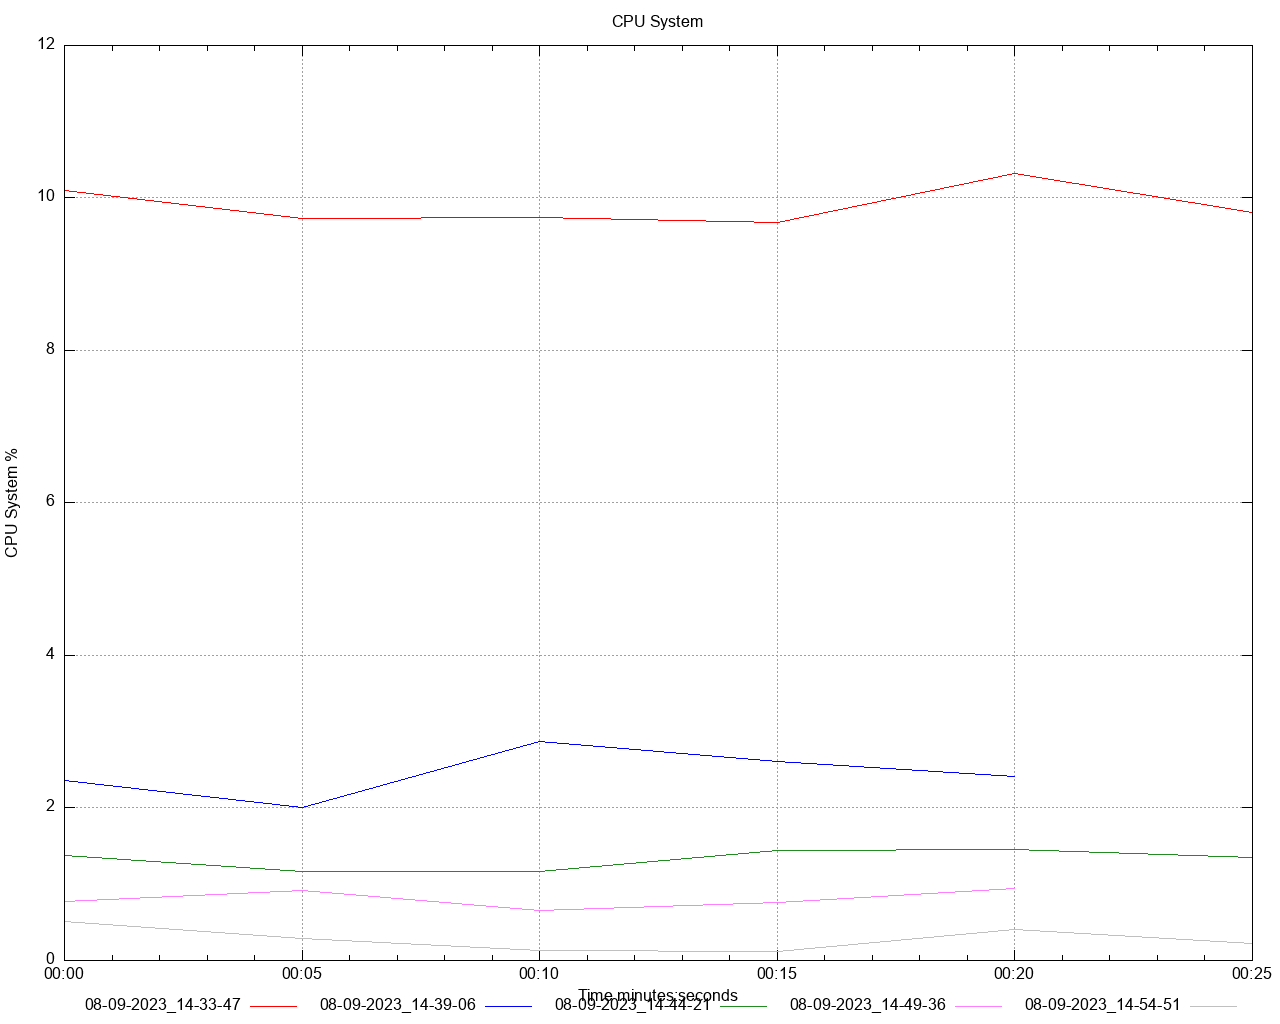

Here is the gnuplot script that generated this plot:
set title 'CPU System' noenhanced
set style data lines
set datafile separator ","
set terminal png size 1280,1024
set grid
set key below
set xdata time
set timefmt "%s"
offset = 0
t0(x)=(offset=($0==0) ? x : offset, x - offset)
set xlabel 'Time minutes:seconds'
set ylabel 'CPU System %'
set output '/Users/gbarnett/git/hazelcast-simulator/atomiclong-3node-member/atomicreference/dstat/cpu_system_A4.png'
plot \
   '/Users/gbarnett/git/hazelcast-simulator/atomiclong-3node-member/atomicreference/data/cpu_system_A4_1.data' using (t0(timecolumn(1))):2 title "08-09-2023_14-33-47" noenhanced lt rgb "red", \
   '/Users/gbarnett/git/hazelcast-simulator/atomiclong-3node-member/atomicreference/data/cpu_system_A4_2.data' using (t0(timecolumn(1))):2 title "08-09-2023_14-39-06" noenhanced lt rgb "blue", \
   '/Users/gbarnett/git/hazelcast-simulator/atomiclong-3node-member/atomicreference/data/cpu_system_A4_3.data' using (t0(timecolumn(1))):2 title "08-09-2023_14-44-21" noenhanced lt rgb "forest-green", \
   '/Users/gbarnett/git/hazelcast-simulator/atomiclong-3node-member/atomicreference/data/cpu_system_A4_4.data' using (t0(timecolumn(1))):2 title "08-09-2023_14-49-36" noenhanced lt rgb "orchid", \
   '/Users/gbarnett/git/hazelcast-simulator/atomiclong-3node-member/atomicreference/data/cpu_system_A4_5.data' using (t0(timecolumn(1))):2 title "08-09-2023_14-54-51" noenhanced lt rgb "grey", \
